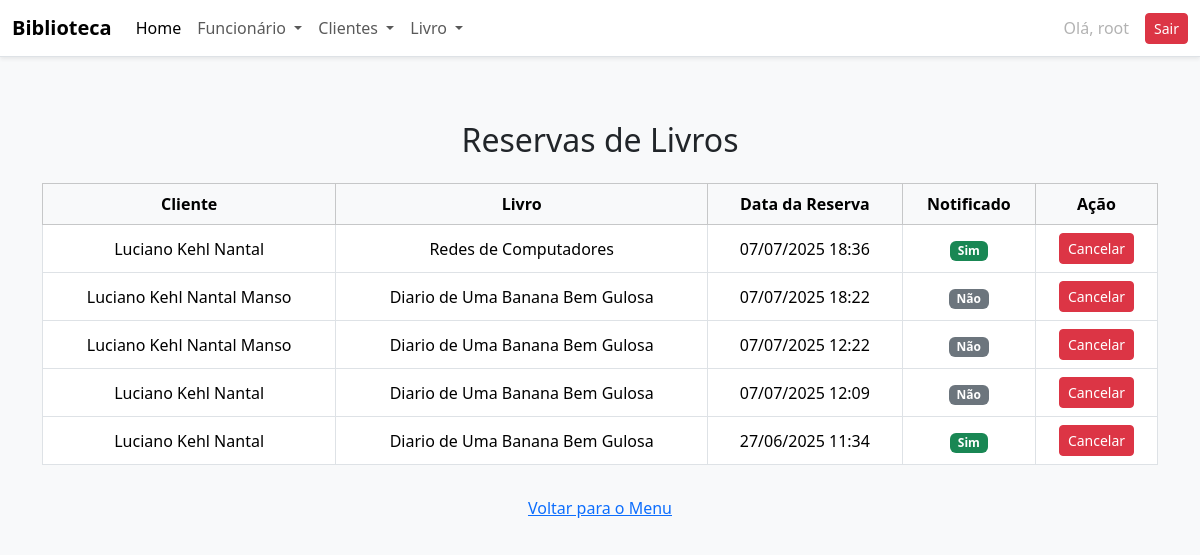
/reservas/ (signed in), run on the app's committed database.
### academico/models.py (models this page shows, shortened)
class Reserva(models.Model):
    cliente = models.ForeignKey(Cliente, on_delete=models.CASCADE)
    livro = models.ForeignKey(Livro, on_delete=models.CASCADE)
    data_reserva = models.DateTimeField(default=timezone.now)
    notificado = models.BooleanField(default=False)

class Cliente(models.Model):
    nome = models.CharField(max_length=100)
    cpf = models.CharField(max_length=14, unique=True)
    telefone = models.CharField(max_length=15)
    endereco = models.CharField(max_length=200)
    livro = models.ForeignKey(
        Livro, on_delete=models.RESTRICT, related_name="clientes")
    ativo = models.BooleanField(default=True)
    bloqueado = models.BooleanField(default=False)

class Livro(models.Model):
    titulo = models.CharField(max_length=200)
    autor = models.CharField(max_length=150)
    editora = models.CharField(max_length=100)
    ano_publicacao = models.PositiveIntegerField()
    isbn = models.CharField(max_length=20, unique=True)
    genero = models.CharField(max_length=20, choices=GENERO_CHOICES)
    quantidade_disponivel = models.PositiveIntegerField(default=1)
    foto = StdImageField(
        upload_to='fotos/alunos',
        variations={'thumb': (150, 150), 'medium': (300, 300)},
        blank=True,
        null=True
    )

### academico/views.py (the view)
# urls.py: path('reservas/', views.listar_reservas, name='listar_reservas'),
@login_required
def listar_reservas(request):
    reservas = Reserva.objects.all().order_by('-data_reserva')
    return render(request, 'academico/lista_reservas.html', {'reservas': reservas})

### academico/templates/academico/lista_reservas.html
{% extends 'academico/base.html' %}
{% block content %}
<div class="container py-5">
    <h2 class="mb-4 text-center">Reservas de Livros</h2>
    <table class="table table-bordered table-hover align-middle text-center">
        <thead class="table-light">
            <tr>
                <th>Cliente</th>
                <th>Livro</th>
                <th>Data da Reserva</th>
                <th>Notificado</th>
                <th>Ação</th>
            </tr>
        </thead>
        <tbody>
            {% for reserva in reservas %}
                <tr>
                    <td>{{ reserva.cliente.nome }}</td>
                    <td>{{ reserva.livro.titulo }}</td>
                    <td>{{ reserva.data_reserva|date:"d/m/Y H:i" }}</td>
                    <td>
                        {% if reserva.notificado %}
                            <span class="badge bg-success">Sim</span>
                        {% else %}
                            <span class="badge bg-secondary">Não</span>
                        {% endif %}
                    </td>
                    <td>
                        <a href="{% url 'cancelar_reserva' reserva.id %}" class="btn btn-sm btn-danger"
                           onclick="return confirm('Tem certeza que deseja cancelar esta reserva?')">
                            Cancelar
                        </a>
                    </td>
                </tr>
            {% empty %}
                <tr>
                    <td colspan="5" class="text-muted">Nenhuma reserva encontrada.</td>
                </tr>
            {% endfor %}
        </tbody>
    </table>
    <div class="text-center mt-4">
        <a href="{% url 'index' %}" class="btn btn-link">Voltar para o Menu</a>
    </div>
</div>
{% endblock %}

### academico/templates/academico/base.html (shortened to what this page needs)
<!DOCTYPE html>
<html lang="pt-br">
<head>
    <link href="https://cdn.jsdelivr.net/npm/bootstrap@5.3.6/dist/css/bootstrap.min.css" rel="stylesheet"
>
</head>
<body class="bg-light">
    <nav class="navbar navbar-expand-lg bg-white border-bottom shadow-sm">
        <div class="container-fluid">
            <a class="navbar-brand fw-bold" href="#">Biblioteca</a>
            <div class="collapse navbar-collapse" id="navbarNavDropdown">
                <ul class="navbar-nav">
                    <li class="nav-item">
                        <a class="nav-link active" href="{% url 'index' %}">Home</a>
                    </li>
                    <li class="nav-item dropdown">
                        <a class="nav-link dropdown-toggle" href="#" role="button"
                           data-bs-toggle="dropdown" aria-expanded="false">
                            Funcionário
                        </a>
                    </li>
                    <li class="nav-item dropdown">
                        <a class="nav-link dropdown-toggle" href="#" role="button"
                           data-bs-toggle="dropdown" aria-expanded="false">
                            Clientes
                        </a>
                    </li>
                    <li class="nav-item dropdown">
                        <a class="nav-link dropdown-toggle" href="#" role="button"
                           data-bs-toggle="dropdown" aria-expanded="false">
                            Livro
                        </a>
                    </li>
                </ul>
                {% if user.is_authenticated %}
      <ul class="navbar-nav ms-auto">
        <li class="nav-item">
          <div class="d-flex align-items-center gap-2">
            <span class="nav-link disabled mb-0">Olá, {{ user.username }}</span>
            <a class="btn btn-danger btn-sm" href="{% url 'logout' %}">Sair</a>
          </div>
        </li>
      </ul>
      {% endif %}
            </div>
        </div>
    </nav>
    {% block content %}
    {% endblock %}
</body>
</html>

### data on the page
Reserva: cliente.nome "Luciano Kehl Nantal", livro.titulo "Redes de Computadores", data_reserva "07/07/2025 18:36", notificado "Sim"
Reserva: cliente.nome "Luciano Kehl Nantal Manso", livro.titulo "Diario de Uma Banana Bem Gulosa", data_reserva "07/07/2025 18:22", notificado "Não"
Reserva: cliente.nome "Luciano Kehl Nantal Manso", livro.titulo "Diario de Uma Banana Bem Gulosa", data_reserva "07/07/2025 12:22", notificado "Não"
Reserva: cliente.nome "Luciano Kehl Nantal", livro.titulo "Diario de Uma Banana Bem Gulosa", data_reserva "07/07/2025 12:09", notificado "Não"
Reserva: cliente.nome "Luciano Kehl Nantal", livro.titulo "Diario de Uma Banana Bem Gulosa", data_reserva "27/06/2025 11:34", notificado "Sim"

### other printed values
{{ user.username }} "root"
